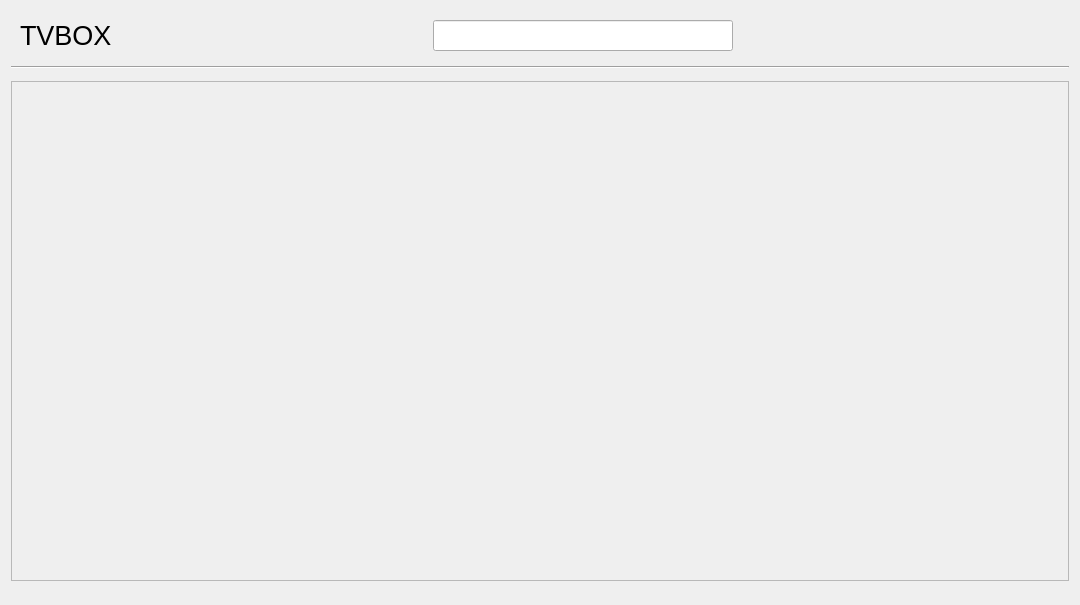
<?xml version="1.0" encoding="UTF-8"?>
<ui version="4.0">
 <class>MainWin</class>
 <widget class="QWidget" name="MainWin">
  <property name="geometry">
   <rect>
    <x>0</x>
    <y>0</y>
    <width>1080</width>
    <height>605</height>
   </rect>
  </property>
  <property name="font">
   <font>
    <pointsize>18</pointsize>
   </font>
  </property>
  <property name="windowTitle">
   <string>MainWin</string>
  </property>
  <layout class="QVBoxLayout" name="verticalLayout">
   <item>
    <widget class="QWidget" name="header" native="true">
     <layout class="QHBoxLayout" name="horizontalLayout">
      <item>
       <widget class="TvLabel" name="labelSourceName">
        <property name="sizePolicy">
         <sizepolicy hsizetype="Fixed" vsizetype="Fixed">
          <horstretch>0</horstretch>
          <verstretch>0</verstretch>
         </sizepolicy>
        </property>
        <property name="font">
         <font>
          <pointsize>20</pointsize>
         </font>
        </property>
        <property name="text">
         <string>TVBOX</string>
        </property>
       </widget>
      </item>
      <item>
       <spacer name="horizontalSpacer">
        <property name="orientation">
         <enum>Qt::Horizontal</enum>
        </property>
        <property name="sizeType">
         <enum>QSizePolicy::Expanding</enum>
        </property>
        <property name="sizeHint" stdset="0">
         <size>
          <width>1</width>
          <height>20</height>
         </size>
        </property>
       </spacer>
      </item>
      <item>
       <widget class="QLineEdit" name="input_sousuo">
        <property name="enabled">
         <bool>true</bool>
        </property>
        <property name="sizePolicy">
         <sizepolicy hsizetype="Fixed" vsizetype="Fixed">
          <horstretch>0</horstretch>
          <verstretch>0</verstretch>
         </sizepolicy>
        </property>
        <property name="minimumSize">
         <size>
          <width>300</width>
          <height>22</height>
         </size>
        </property>
        <property name="font">
         <font>
          <pointsize>18</pointsize>
         </font>
        </property>
       </widget>
      </item>
      <item>
       <widget class="QWidget" name="sousuobar" native="true">
        <property name="sizePolicy">
         <sizepolicy hsizetype="Fixed" vsizetype="Fixed">
          <horstretch>0</horstretch>
          <verstretch>0</verstretch>
         </sizepolicy>
        </property>
        <widget class="TvLabel" name="sousuo">
         <property name="geometry">
          <rect>
           <x>180</x>
           <y>40</y>
           <width>16</width>
           <height>16</height>
          </rect>
         </property>
         <property name="text">
          <string/>
         </property>
        </widget>
       </widget>
      </item>
      <item>
       <spacer name="horizontalSpacer_2">
        <property name="orientation">
         <enum>Qt::Horizontal</enum>
        </property>
        <property name="sizeType">
         <enum>QSizePolicy::Expanding</enum>
        </property>
        <property name="sizeHint" stdset="0">
         <size>
          <width>1</width>
          <height>20</height>
         </size>
        </property>
       </spacer>
      </item>
      <item>
       <widget class="QWidget" name="iconbar" native="true">
        <property name="sizePolicy">
         <sizepolicy hsizetype="Fixed" vsizetype="Fixed">
          <horstretch>0</horstretch>
          <verstretch>0</verstretch>
         </sizepolicy>
        </property>
       </widget>
      </item>
     </layout>
    </widget>
   </item>
   <item>
    <widget class="Line" name="line">
     <property name="orientation">
      <enum>Qt::Horizontal</enum>
     </property>
    </widget>
   </item>
   <item>
    <widget class="QWidget" name="type" native="true">
     <property name="sizePolicy">
      <sizepolicy hsizetype="Fixed" vsizetype="Fixed">
       <horstretch>0</horstretch>
       <verstretch>0</verstretch>
      </sizepolicy>
     </property>
    </widget>
   </item>
   <item>
    <widget class="QScrollArea" name="scrollArea">
     <property name="sizePolicy">
      <sizepolicy hsizetype="Preferred" vsizetype="Fixed">
       <horstretch>0</horstretch>
       <verstretch>0</verstretch>
      </sizepolicy>
     </property>
     <property name="minimumSize">
      <size>
       <width>0</width>
       <height>500</height>
      </size>
     </property>
     <property name="maximumSize">
      <size>
       <width>16777215</width>
       <height>16777215</height>
      </size>
     </property>
     <property name="widgetResizable">
      <bool>true</bool>
     </property>
     <widget class="QWidget" name="vod">
      <property name="geometry">
       <rect>
        <x>0</x>
        <y>0</y>
        <width>1060</width>
        <height>498</height>
       </rect>
      </property>
      <property name="sizePolicy">
       <sizepolicy hsizetype="Preferred" vsizetype="Preferred">
        <horstretch>0</horstretch>
        <verstretch>0</verstretch>
       </sizepolicy>
      </property>
      <property name="font">
       <font>
        <pointsize>10</pointsize>
       </font>
      </property>
     </widget>
    </widget>
   </item>
   <item>
    <spacer name="verticalSpacer">
     <property name="orientation">
      <enum>Qt::Vertical</enum>
     </property>
     <property name="sizeType">
      <enum>QSizePolicy::Expanding</enum>
     </property>
     <property name="sizeHint" stdset="0">
      <size>
       <width>1</width>
       <height>20</height>
      </size>
     </property>
    </spacer>
   </item>
  </layout>
 </widget>
 <customwidgets>
  <customwidget>
   <class>TvLabel</class>
   <extends>QLabel</extends>
   <header location="global">tvlabel.h</header>
  </customwidget>
 </customwidgets>
 <resources/>
 <connections/>
</ui>
